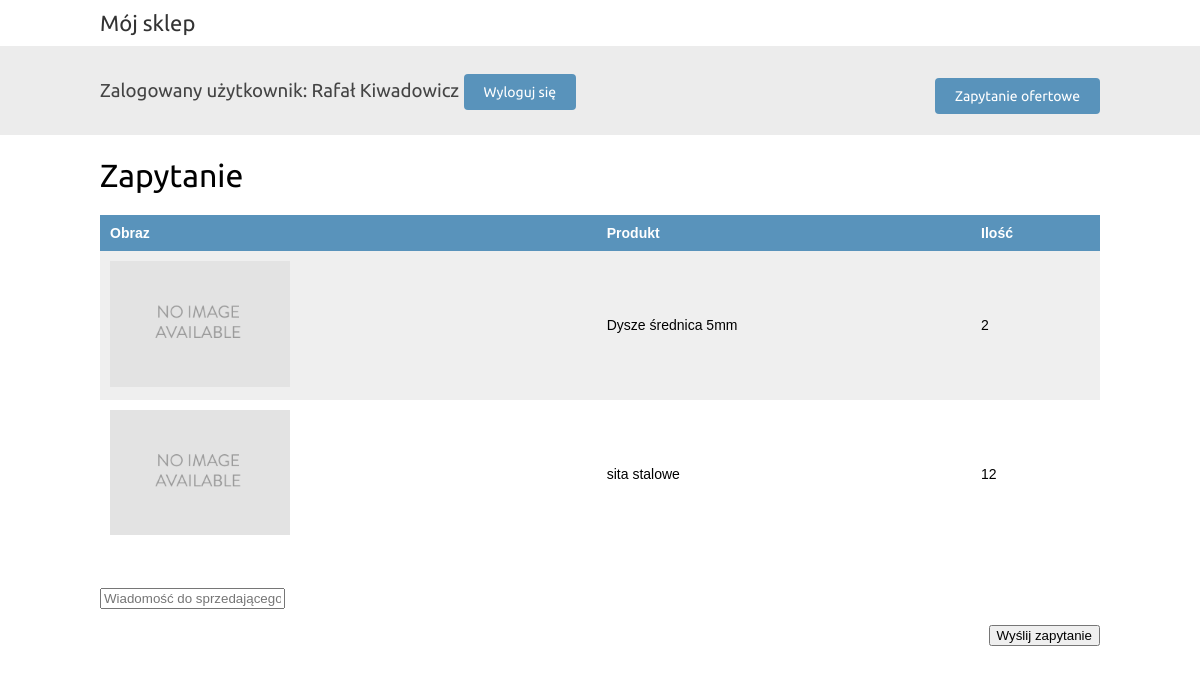
Before: /send_tender_request/ (signed in) with the older database file.
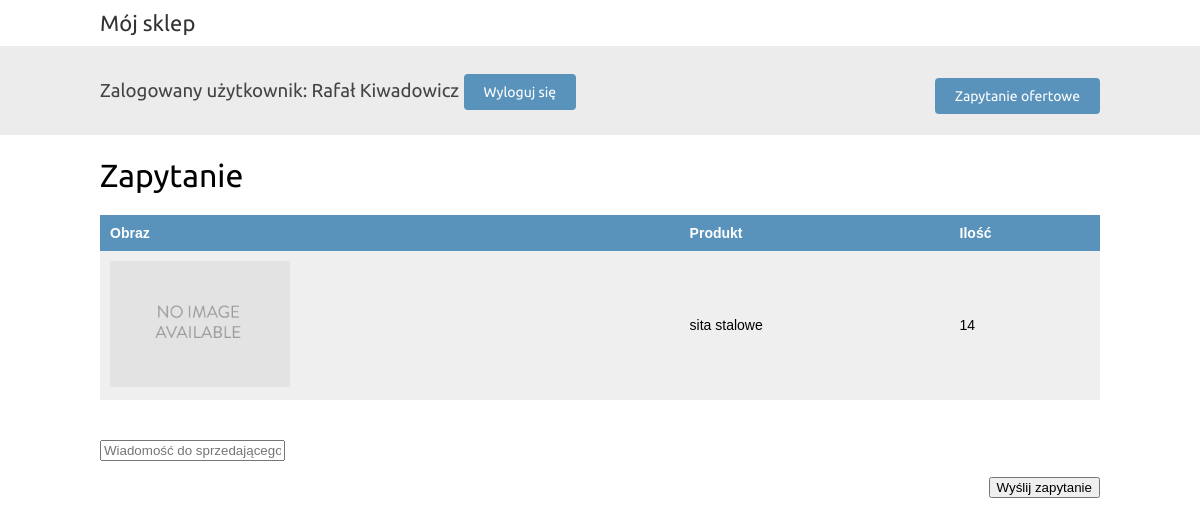
After: the same page with the newer database file.
### shop/models.py (models this page shows, shortened)
class ProductCart(models.Model):
    cart = models.ForeignKey(Cart, on_delete=models.CASCADE)
    product = models.ForeignKey(Product, on_delete=models.CASCADE)
    quantity = models.IntegerField(null=True)

class Product(models.Model):
    category = models.ForeignKey(Category, related_name='products', on_delete=models.CASCADE)
    type = models.ForeignKey(Type, on_delete=models.CASCADE)
    name = models.CharField(max_length=200, db_index=True, verbose_name='Nazwa produktu')
    slug = models.SlugField(max_length=200, unique=True, db_index=True)
    description = models.TextField(blank=True, verbose_name='Opis')
    image = models.ImageField(upload_to='products/%Y/%m/%d', null=True, blank=True)
    available = models.BooleanField(default=True)
    created = models.DateTimeField(auto_now_add=True)
    updated = models.DateTimeField(auto_now=True)
    class Meta:
        ordering = ('name',)
        verbose_name = 'produkt'
        verbose_name_plural = 'produkty'

### shop/views.py (the view, shortened to what this page needs)
# urls.py: path('send_tender_request/', views.SendTenderRequestView.as_view(), name="send_tender_request"),
class SendTenderRequestView(LoginRequiredMixin, View):
    def get(self, request):
        user = request.user
        cart, created = Cart.objects.get_or_create(user=user)
        product_in_tender = ProductCart.objects.filter(cart=cart)
        return render(request, 'tender_details.html', {"product_in_tender": product_in_tender})

### templates/tender_details.html (shortened to what this page needs)
{% extends "base.html" %}
{% load static %}
{% block content %}
    <h1>Zapytanie</h1>
    <table class="cart">
        <thead>
        <tr>
            <th>Obraz</th>
            <th>Produkt</th>
            <th>Ilość</th>
        </tr>
        </thead>
        <tbody>
        {% for pc in product_in_tender %}
            <tr>
                <td><a href="{% url "cart_details" %}"><img src="{% if pc.image %}{{ pc.image.url }}
                {% else %}{% static "img/no_image.png" %}{% endif %}">
                    </a>
                </td>
                <td>{{ pc.product.name }}</td>
                <td>{{ pc.quantity }}<br>
            </tr>
        {% endfor %}
        </tbody>
    </table>
    <form method="post" >
            <input type="text" name="customer_message" placeholder="Wiadomość do sprzedającego"><br>
    <p class="text-right">
        <button type="submit">Wyślij zapytanie</button>
    </p>
    </form>
{% endblock %}

Changed rows visible on the page:
removed ProductCart: product.name "Dysze średnica 5mm", quantity "2"
changed ProductCart "sita stalowe": quantity "12" → "14"
